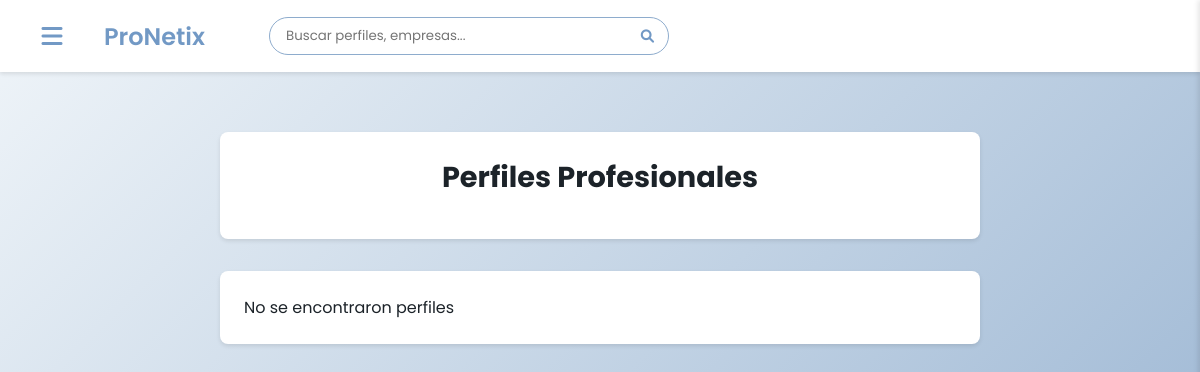
Before: /perfiles/ with the older database file.
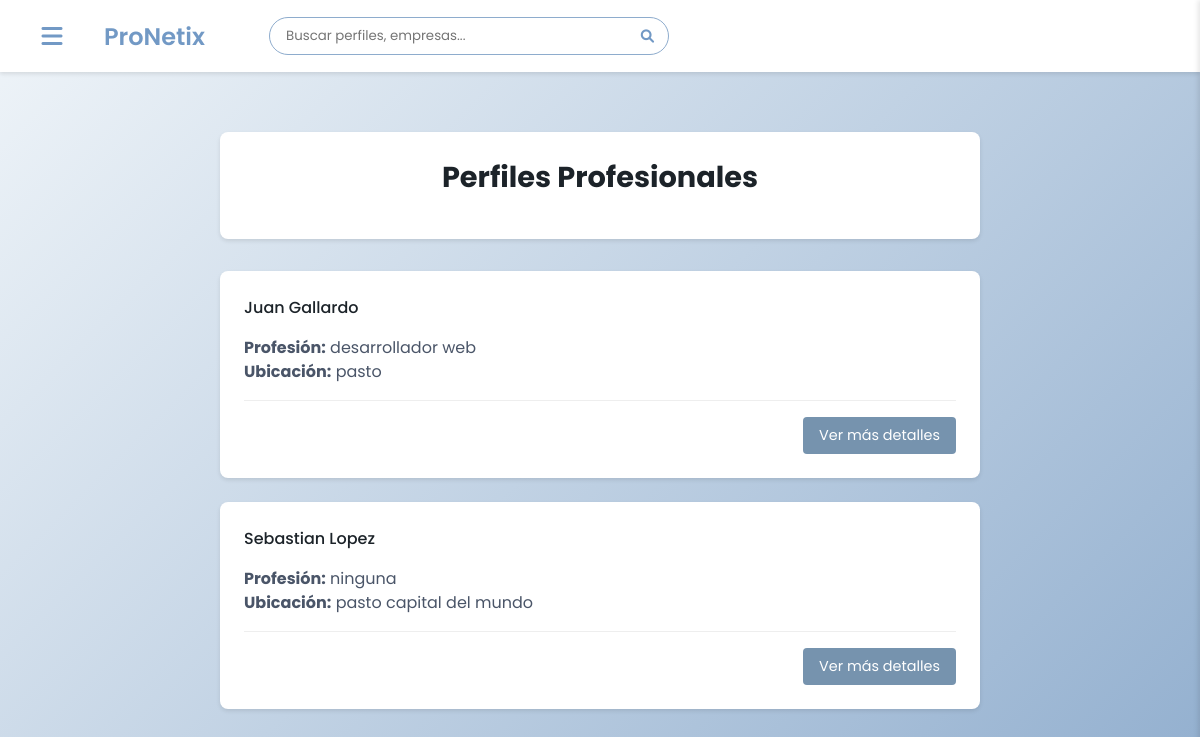
After: the same page with the newer database file.
### ProNetix_app/models.py (models this page shows, shortened)
class Perfil(models.Model):
    MODALIDAD_CHOICES = [
        ('REMOTO', 'Remoto'),
        ('HIBRIDO', 'Híbrido'),
        ('PRESENCIAL', 'Presencial'),
    ]
    usuario = models.OneToOneField(User, on_delete=models.CASCADE)
    biografia = models.TextField(max_length=500, blank=True, verbose_name='Biografía')
    profesion = models.CharField(max_length=100, blank=True, verbose_name='Profesión')
    habilidades = models.TextField(blank=True, verbose_name='Habilidades')
    ubicacion = models.CharField(max_length=100, blank=True, verbose_name='Ubicación')
    modalidad_preferida = models.CharField(
        max_length=10,
        choices=MODALIDAD_CHOICES,
        blank=True,
        verbose_name='Modalidad de trabajo preferida'
    )
    fecha_creacion = models.DateTimeField(auto_now_add=True, verbose_name='Fecha de creación')
    fecha_actualizacion = models.DateTimeField(auto_now=True, verbose_name='Última actualización')
    class Meta:
        verbose_name = 'Perfil'
        verbose_name_plural = 'Perfiles'
        app_label = 'ProNetix_app'

### ProNetix_app/views.py (the view, shortened to what this page needs)
# urls.py: path('perfiles/', views.ver_perfiles, name='perfiles'),
def ver_perfiles(request):
    busqueda = request.GET.get('busqueda', '')
    perfiles = Perfil.objects.select_related('usuario').prefetch_related('documentos').all()
    perfiles_procesados = []
    for perfil in perfiles:
        perfil.habilidades_lista = [hab.strip() for hab in perfil.habilidades.split(',')] if perfil.habilidades else []
        perfiles_procesados.append(perfil)
    return render(request, 'vistas/vista_perfiles.html', {
        'perfiles': perfiles_procesados,
        'busqueda': busqueda
    })

### ProNetix_app/templates/vistas/vista_perfiles.html (shortened to what this page needs)
{% extends 'pronetix/base.html' %}
{% block content %}
{% load static %}
<link rel="stylesheet" type="text/css" href="{% static 'ProNetix_app/css/views.css' %}">
<div class="container">
    <div class="publications-header">
        <div class="publication-card"><h1>Perfiles Profesionales</h1></div>
    </div>
    <div class="publications-grid">
        {% if perfiles %}
            {% for perfil in perfiles %}
                <div class="publication-card">
                    <div class="author-section">
                        <span class="author-name">{{ perfil.usuario.get_full_name }}</span>
                    </div>
                    <div class="publication-description">
                        {% if perfil.profesion %}
                            <p><strong>Profesión:</strong> {{ perfil.profesion }}</p>
                        {% endif %}
                        {% if perfil.ubicacion %}
                            <p><strong>Ubicación:</strong> {{ perfil.ubicacion }}</p>
                        {% endif %}
                    </div>
                    <div class="publication-footer">
                        <a href="#" class="view-more-btn" onclick="toggleDetalles('perfil-{{ perfil.id }}')">Ver más detalles</a>
                    </div>
                </div>
            {% endfor %}
        {% else %}
            <div class="publication-card">
                <p>No se encontraron perfiles{% if busqueda %} para "{{ busqueda }}"{% endif %}</p>
            </div>
        {% endif %}
    </div>
</div>
{% endblock %}

Changed rows visible on the page:
added Perfil: usuario.get_full_name "Juan Gallardo", profesion "desarrollador web", ubicacion "pasto"
added Perfil: usuario.get_full_name "Sebastian Lopez", profesion "ninguna", ubicacion "pasto capital del mundo"
Other visible differences:
text no longer shown: "No se encontraron perfiles"
